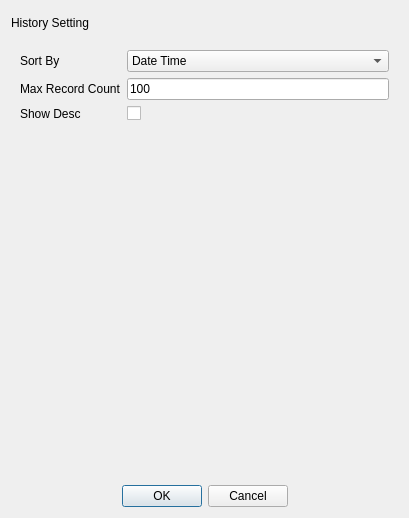
<?xml version="1.0" encoding="UTF-8"?>
<ui version="4.0">
 <class>HistorySettingDialog</class>
 <widget class="QDialog" name="HistorySettingDialog">
  <property name="geometry">
   <rect>
    <x>0</x>
    <y>0</y>
    <width>409</width>
    <height>518</height>
   </rect>
  </property>
  <property name="windowTitle">
   <string>New Session</string>
  </property>
  <layout class="QVBoxLayout" name="verticalLayout">
   <item>
    <widget class="QLabel" name="lblDialogTitle">
     <property name="minimumSize">
      <size>
       <width>0</width>
       <height>24</height>
      </size>
     </property>
     <property name="maximumSize">
      <size>
       <width>16777215</width>
       <height>24</height>
      </size>
     </property>
     <property name="text">
      <string>History Setting</string>
     </property>
    </widget>
   </item>
   <item>
    <widget class="QWidget" name="wgtDetail" native="true">
     <layout class="QFormLayout" name="formLayout">
      <item row="0" column="0">
       <widget class="QLabel" name="lblSortBy">
        <property name="font">
         <font>
          <italic>false</italic>
          <bold>false</bold>
         </font>
        </property>
        <property name="text">
         <string>Sort By</string>
        </property>
       </widget>
      </item>
      <item row="0" column="1">
       <widget class="QComboBox" name="comboSortBy">
        <property name="font">
         <font>
          <italic>false</italic>
          <bold>false</bold>
         </font>
        </property>
        <item>
         <property name="text">
          <string>Date Time</string>
         </property>
        </item>
        <item>
         <property name="text">
          <string>Skill Type</string>
         </property>
        </item>
       </widget>
      </item>
      <item row="1" column="0">
       <widget class="QLabel" name="lblRecordNum">
        <property name="font">
         <font>
          <italic>false</italic>
          <bold>false</bold>
         </font>
        </property>
        <property name="text">
         <string>Max Record Count</string>
        </property>
       </widget>
      </item>
      <item row="1" column="1">
       <widget class="QLineEdit" name="editRecordNum">
        <property name="font">
         <font>
          <italic>false</italic>
          <bold>false</bold>
         </font>
        </property>
        <property name="text">
         <string>100</string>
        </property>
        <property name="placeholderText">
         <string>请输入默认网关</string>
        </property>
       </widget>
      </item>
      <item row="2" column="0">
       <widget class="QLabel" name="lblShowDesc">
        <property name="font">
         <font>
          <italic>false</italic>
          <bold>false</bold>
         </font>
        </property>
        <property name="text">
         <string>Show Desc</string>
        </property>
       </widget>
      </item>
      <item row="2" column="1">
       <widget class="QCheckBox" name="checkShowDesc">
        <property name="text">
         <string/>
        </property>
       </widget>
      </item>
     </layout>
    </widget>
   </item>
   <item>
    <widget class="QDialogButtonBox" name="btnBoxConfirm">
     <property name="locale">
      <locale language="English" country="UnitedStates"/>
     </property>
     <property name="orientation">
      <enum>Qt::Orientation::Horizontal</enum>
     </property>
     <property name="standardButtons">
      <set>QDialogButtonBox::StandardButton::Cancel|QDialogButtonBox::StandardButton::Ok</set>
     </property>
     <property name="centerButtons">
      <bool>true</bool>
     </property>
    </widget>
   </item>
  </layout>
 </widget>
 <resources/>
 <connections>
  <connection>
   <sender>btnBoxConfirm</sender>
   <signal>accepted()</signal>
   <receiver>HistorySettingDialog</receiver>
   <slot>accept()</slot>
   <hints>
    <hint type="sourcelabel">
     <x>248</x>
     <y>254</y>
    </hint>
    <hint type="destinationlabel">
     <x>157</x>
     <y>274</y>
    </hint>
   </hints>
  </connection>
  <connection>
   <sender>btnBoxConfirm</sender>
   <signal>rejected()</signal>
   <receiver>HistorySettingDialog</receiver>
   <slot>reject()</slot>
   <hints>
    <hint type="sourcelabel">
     <x>316</x>
     <y>260</y>
    </hint>
    <hint type="destinationlabel">
     <x>286</x>
     <y>274</y>
    </hint>
   </hints>
  </connection>
 </connections>
</ui>
